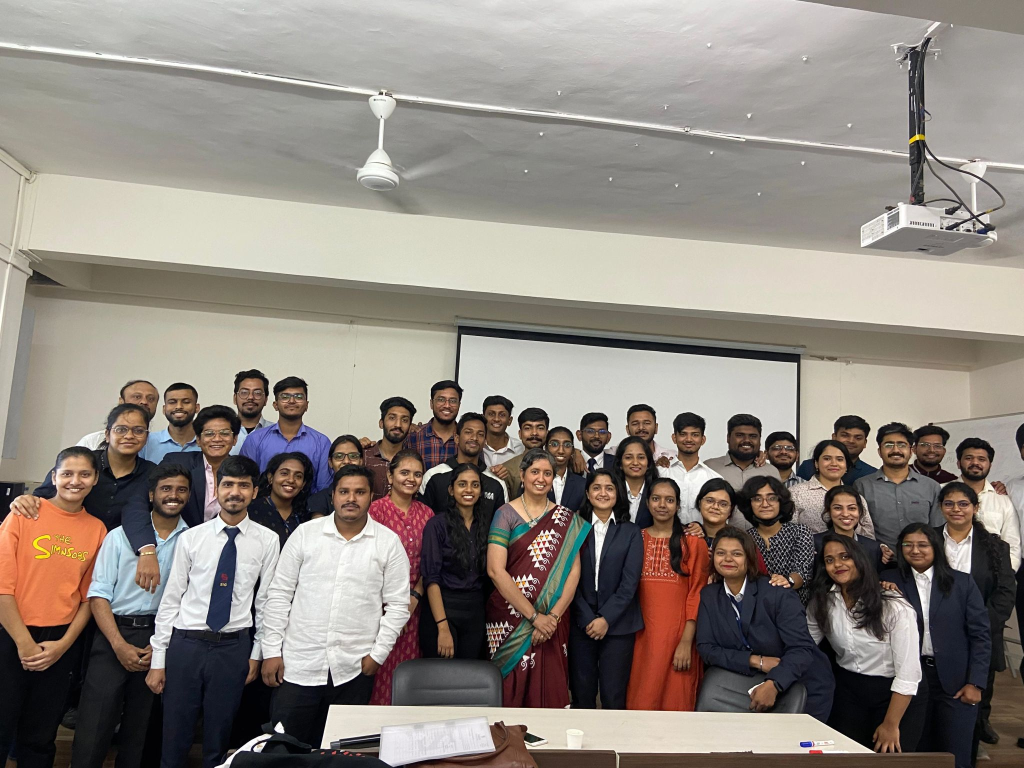
#> input picture Image/1702815833154.jpeg, 2048 x 1536 px, found by its file name (shown at 1/2 size)
$ jupyter execute Face.ipynb
#> lines starting #> are read from the running program, lines starting #| are printed output that depends on the picture; after the words box and inside, x2 and y2 are one past the last pixel; in counts of white or black regions, pixels touching at a corner belong together
## **Multi-Face Detection System**

### **Face Detection**

1. **Cascade Classifier Loading**:
   - We load a pre-trained cascade classifier for frontal face detection using the `CascadeClassifier` function from the OpenCV library.

2. **Image Loading**:
   - We load an image file from the specified file path using the `imread` function from OpenCV.

3. **Grayscale Conversion**:
   - To perform face detection, we convert the loaded image from color (BGR) to grayscale using the `cvtColor` function. The face detection algorithm typically works on grayscale images.

4. **Face Detection**:
   - We apply the `detectMultiScale` method on the grayscale image along with specific parameters (scale factor and minimum neighbors) to detect faces. This method returns a list of rectangles representing the detected faces.

5. **Drawing Rectangles Around Faces**:
   - For each detected face, we draw a rectangle around it on the original color image using the `rectangle` function. This visually marks the detected faces.

6. **Image Resizing**:
   - To display the image with detected faces, we resize the original image to a smaller size using the `resize` function. This is done to fit the image within the display window.

7. **Displaying the Image**:
   - Finally, we display the resized image with the detected faces using the `imshow` function. The image remains displayed until any key is pressed, after which all display windows are closed using `destroyAllWindows`.

[cell 1]
import cv2

face_cascade = cv2.CascadeClassifier("haarcascade_frontalface_default.xml")
img = cv2.imread("Image\\1702815833154.jpeg")
#> img is the input picture: shape (1536, 2048, 3); mean B, G, R 126.1, 133.3, 141.5
gray = cv2.cvtColor(img, cv2.COLOR_BGR2GRAY)
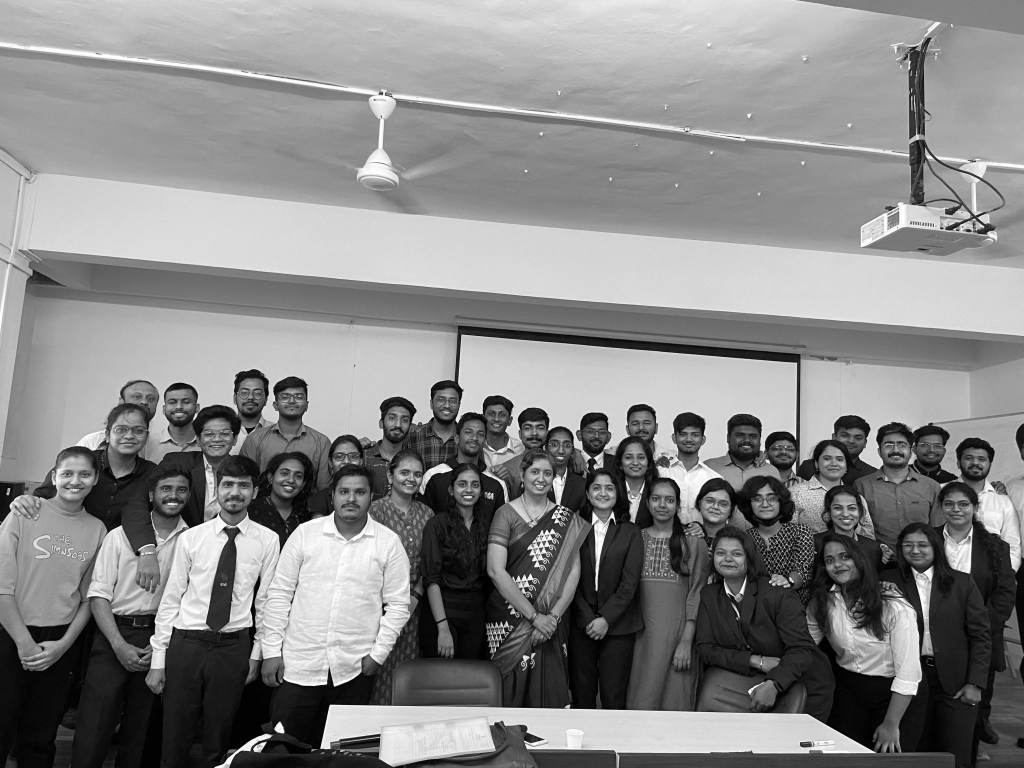
#> gray: shape (1536, 2048) (shown at 1/2 size); min 0, max 255, mean 134.9

faces = face_cascade.detectMultiScale(gray, 1.3, 5)
#> faces = 39 rows, first 6: [966, 807, 55, 55], [1348, 846, 60, 60], [469, 758, 68, 68], [552, 768, 65, 65], [863, 776, 62, 62], [324, 777, 70, 70]
for (x, y, w, h) in faces:
    cv2.rectangle(img, (x, y), (x+w, y+h), (0, 255, 0), 3)
#> this loop made 39 passes
#> (x, y, w, h) on passes 1 to 12: (966, 807, 55, 55), (1348, 846, 60, 60), (469, 758, 68, 68), (552, 768, 65, 65), (863, 776, 62, 62), (324, 777, 70, 70), (762, 810, 69, 69), (1252, 823, 60, 60), (1036, 830, 66, 66), (1163, 842, 57, 57), (918, 843, 61, 61), (1465, 849, 59, 59)
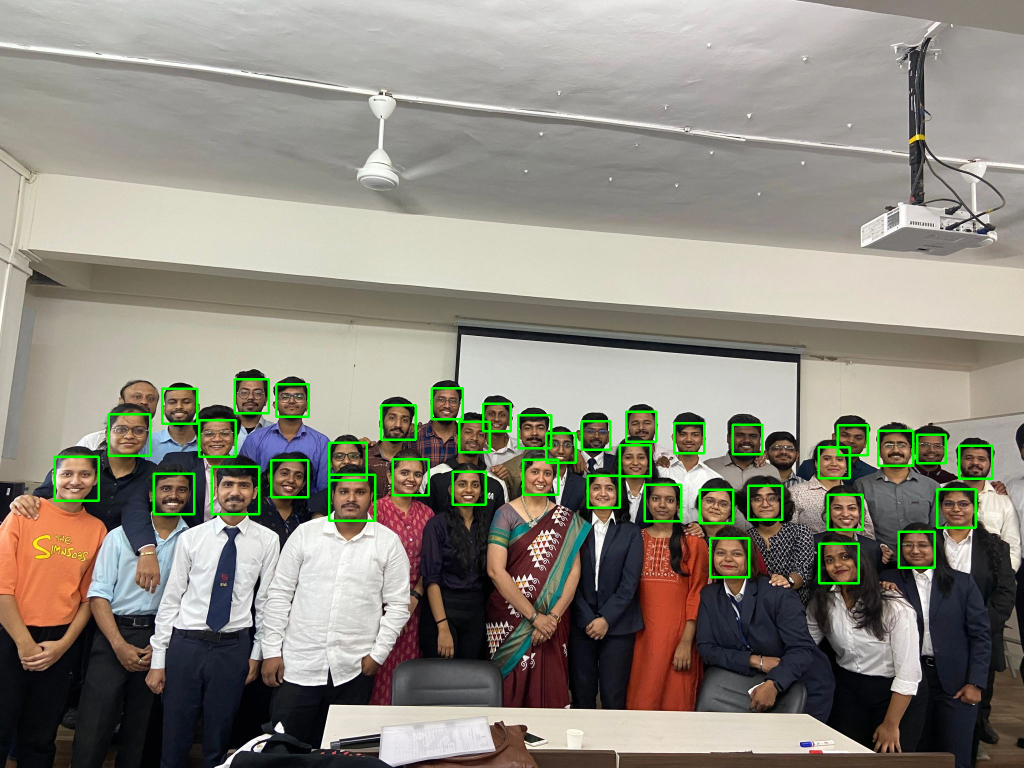
#> img: shape (1536, 2048, 3) (shown at 1/2 size); 1.69% of pixels changed, all inside (x1, y1, x2, y2) = (107, 756, 1987, 1169)

# Resize the image to a smaller size
resized_img = cv2.resize(img, (800, 600))  # Adjust the dimensions as needed
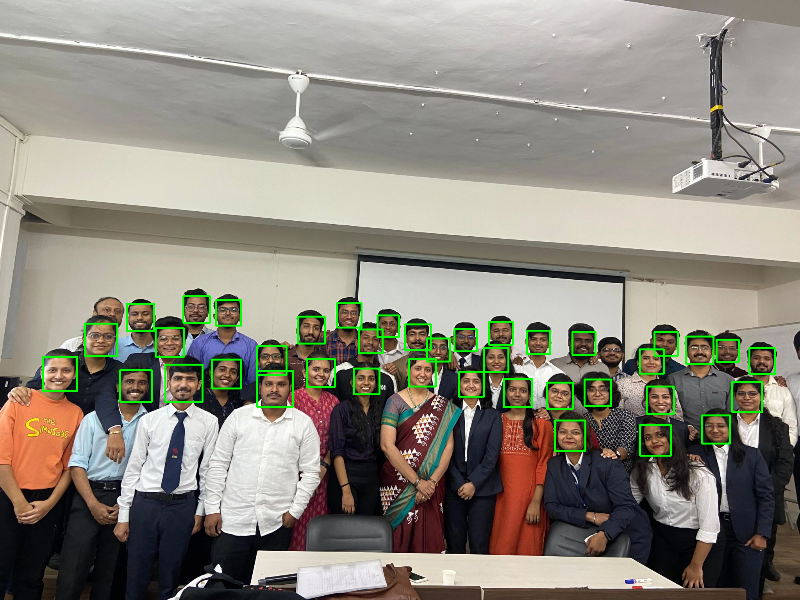
#> resized_img: shape (600, 800, 3); mean B, G, R 124.9, 136.4, 140

cv2.imshow("Faces", resized_img)
cv2.waitKey(0)
cv2.destroyAllWindows()
